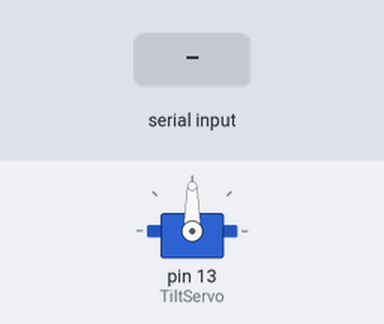
Recording of a sketch running on a simulated Arduino Uno, built with avr-gcc and run on an emulated ATmega328P. Parts: servo. Inputs (shaded band) come from the test bench.

Above: at 1.2 s.
1.3 s: "90,45\n" received over Serial
At 3.6 s:
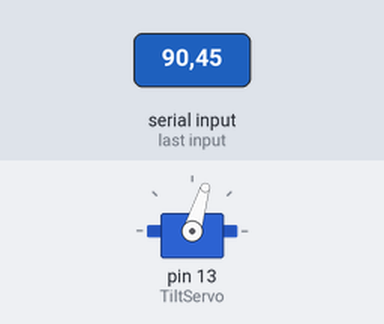
Timing chart, 0 to 6.0 s (numbered marks = the images above; inputs shaded):
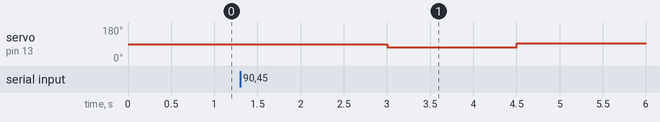

Measured:
- after the input at 1.3 s, servo on pin 13 (TiltServo): 90° → 73° after 1.7 s, → 93° 1.5 s later

The sketch:

Platform_Control.ino
```cpp
#include <Servo.h>

Servo TiltServo;                             // Declare left and right servos
int input = 2;                              //0 = trash, 1 = recycling, 2 = stationary

void setup()                                 // Built-in initialization block
{
  Serial.begin(9600);

  TiltServo.attach(13);                      // Attach left signal to pin 13
}

void loop() { // run over and over
  if (Serial.available()>0){                // If something is available in the serial port
     input = Serial.read() - 48;            // Account for ascii
     if (input == 0) {
      //Serial.print("0");
      TiltServo.writeMicroseconds(1300);    // Tilt left then return to normal
      delay(1500);
      TiltServo.writeMicroseconds(1500);
     }
     if (input == 1) {
      //Serial.print("1");
      TiltServo.writeMicroseconds(1700);    // Tilt right then return to normal
      delay(1500);
      TiltServo.writeMicroseconds(1500);
     }
     input = 2;
  }
  delay(1500);
}
```
